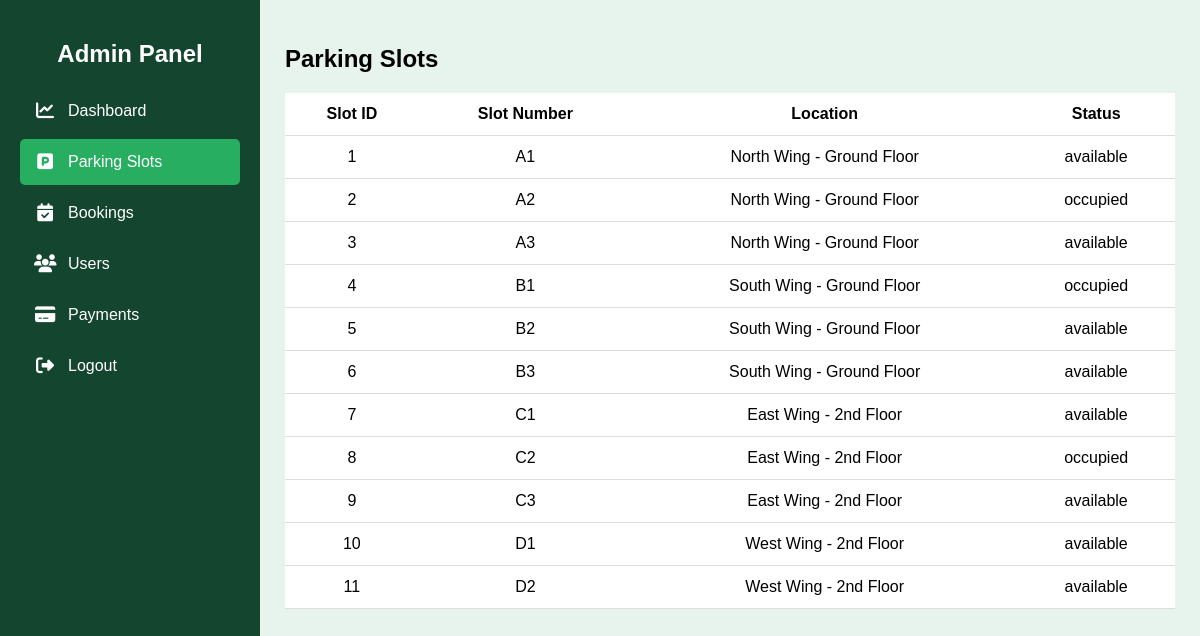
Page /?controller=AdminController&action=getParkingSlotsPage on the committed database.
### tables this page shows
CREATE TABLE ParkingSlot (
    slot_id INTEGER PRIMARY KEY AUTOINCREMENT,
    slot_number INTEGER NOT NULL UNIQUE,
    location VARCHAR(100) NOT NULL,
    status VARCHAR(20) NOT NULL DEFAULT 'available',
    created_at DATETIME DEFAULT CURRENT_TIMESTAMP,
    CHECK (status IN ('available', 'reserved', 'occupied'))
);

### controllers/BaseController.php (called while the page is built, shortened)
<?php
class BaseController{
    public function  renderView($folderPath, $fileName, $datas = NULL, $location){
        $content = $datas;
        require_once("./views/layout.php");
    }
}

### controllers/AdminController.php (called while the page is built, shortened)
<?php
class AdminController extends BaseController{
    protected $parkingSlotModel;
    public function __construct(){
        $this->parkingSlotModel = $this->loadModel("ParkingSlot");
    }
    public function getParkingSlotsPage(){
        $datas = $this->parkingSlotModel->getAll();
        $this->renderView("admin", "parkingSlotPage", $datas, "slotPage");
    }
}

### index.php (called while the page is built, shortened)
<?php
require_once("./dbConnection.php");
require_once("./router.php");

### models/BaseModel.php (called while the page is built, shortened)
<?php
class BaseModel{
    protected $db;
    protected $table;
    public function __construct(){
        $this->db = DbConnection::getInstance();
    }
    public function getAll(){
        try{
            $sql = "SELECT * FROM {$this->table}";
            $request = $this->db->query($sql);
            $result = $request->fetchAll(PDO::FETCH_ASSOC);
            return $result;
        }catch(PDOException $e){
            error_log($e->getMessage());
            return false;
        }
    }
}

### dbConnection.php (called while the page is built)
<?php
class DbConnection{
    private static $instance = NULL;
    public static function getInstance(){
        if(!isset(self::$instance)){
            try{
                $pdo = new PDO("sqlite:" . __DIR__ . "/database/parkwise.db");
                $pdo->setAttribute(PDO::ATTR_ERRMODE, PDO::ERRMODE_EXCEPTION);
                self::$instance = $pdo;
            }catch(PDOException $e){
                exit("SOMETHING WENT WRONG WHILE CONNECTING TO DATABASE" .  $e->getMessage());
            }
        }
        return self::$instance;
    }
}

### views/admin/parkingSlotPage.php (the view)
<section id="slots" class="section visible">
       <h1>Parking Slots</h1>
       <table class="data-table">
           <thead>
               <tr>
                   <th>Slot ID</th>
                   <th>Slot Number</th>
                   <th>Location</th>
                   <th>Status</th>
               </tr>
           </thead>
           <tbody id="slotsTable">
               <?php foreach($content as $slot): ?>
                   <tr>
                       <td><?= $slot['slot_id'] ?></td>
                       <td><?= $slot['slot_number'] ?></td>
                       <td><?= $slot['location'] ?></td>
                       <td><?= $slot['status'] ?></td>
                   </tr>
               <?php endforeach; ?>
           </tbody>
       </table>
</section>

### views/style.css (style rules this page uses)
body { margin: 0; font-family: Arial, sans-serif; background: #E7F3ED; display: flex; }
.section { display: none; }
.visible { display: block; }
.data-table { width: 100%; background: white; border-collapse: collapse; margin-top: 20px; text-align: center; }
.data-table th, .data-table td { padding: 12px; border-bottom: 1px solid #ddd; }

### rows in the picture
parkingslot: slot_id "1", slot_number "A1", location "North Wing - Ground Floor", status "available"
parkingslot: slot_id "2", slot_number "A2", location "North Wing - Ground Floor", status "occupied"
parkingslot: slot_id "3", slot_number "A3", location "North Wing - Ground Floor", status "available"
parkingslot: slot_id "4", slot_number "B1", location "South Wing - Ground Floor", status "occupied"
parkingslot: slot_id "5", slot_number "B2", location "South Wing - Ground Floor", status "available"
parkingslot: slot_id "6", slot_number "B3", location "South Wing - Ground Floor", status "available"
parkingslot: slot_id "7", slot_number "C1", location "East Wing - 2nd Floor", status "available"
parkingslot: slot_id "8", slot_number "C2", location "East Wing - 2nd Floor", status "occupied"
parkingslot: slot_id "9", slot_number "C3", location "East Wing - 2nd Floor", status "available"
parkingslot: slot_id "10", slot_number "D1", location "West Wing - 2nd Floor", status "available"
parkingslot: slot_id "11", slot_number "D2", location "West Wing - 2nd Floor", status "available"
